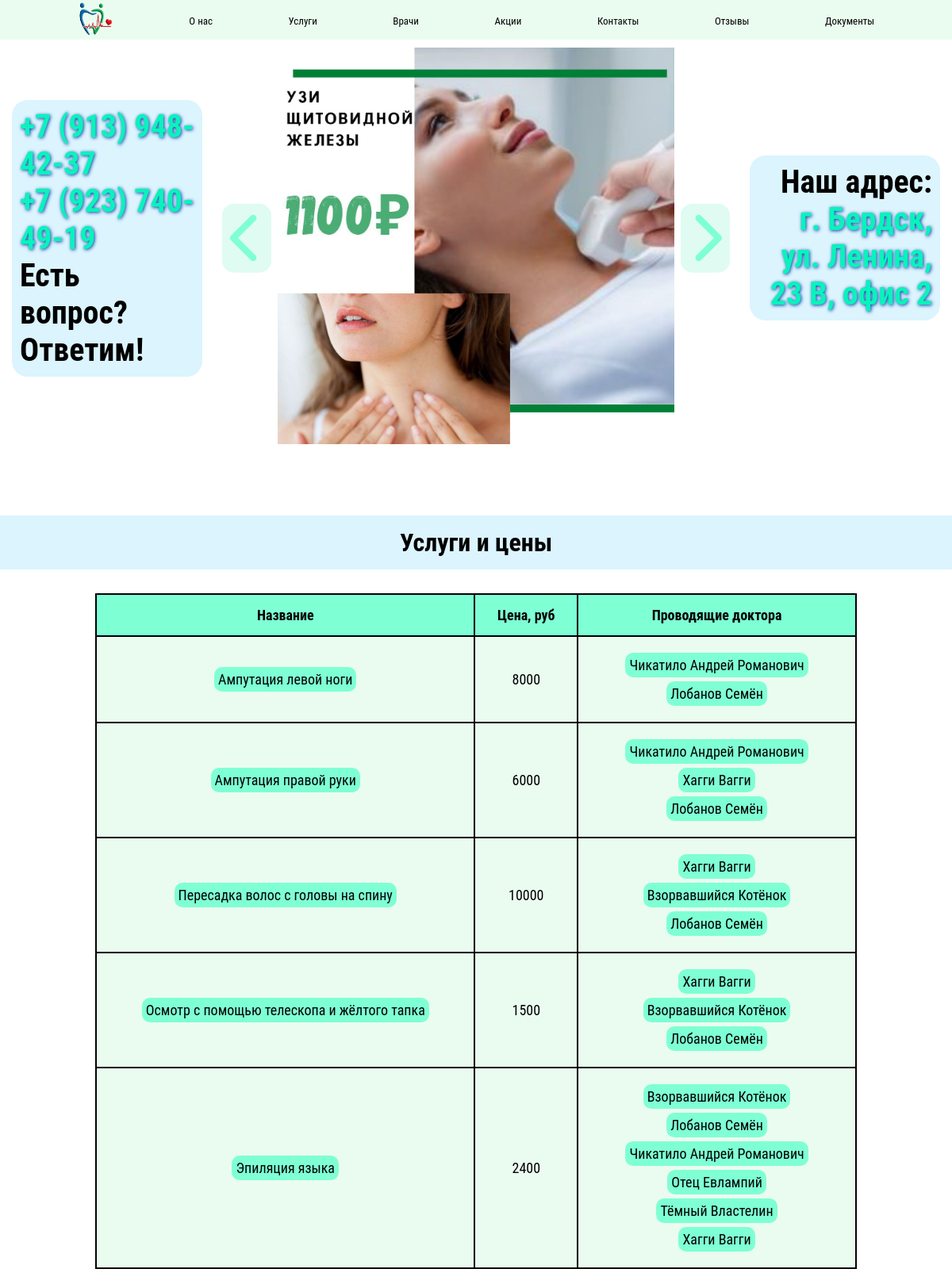
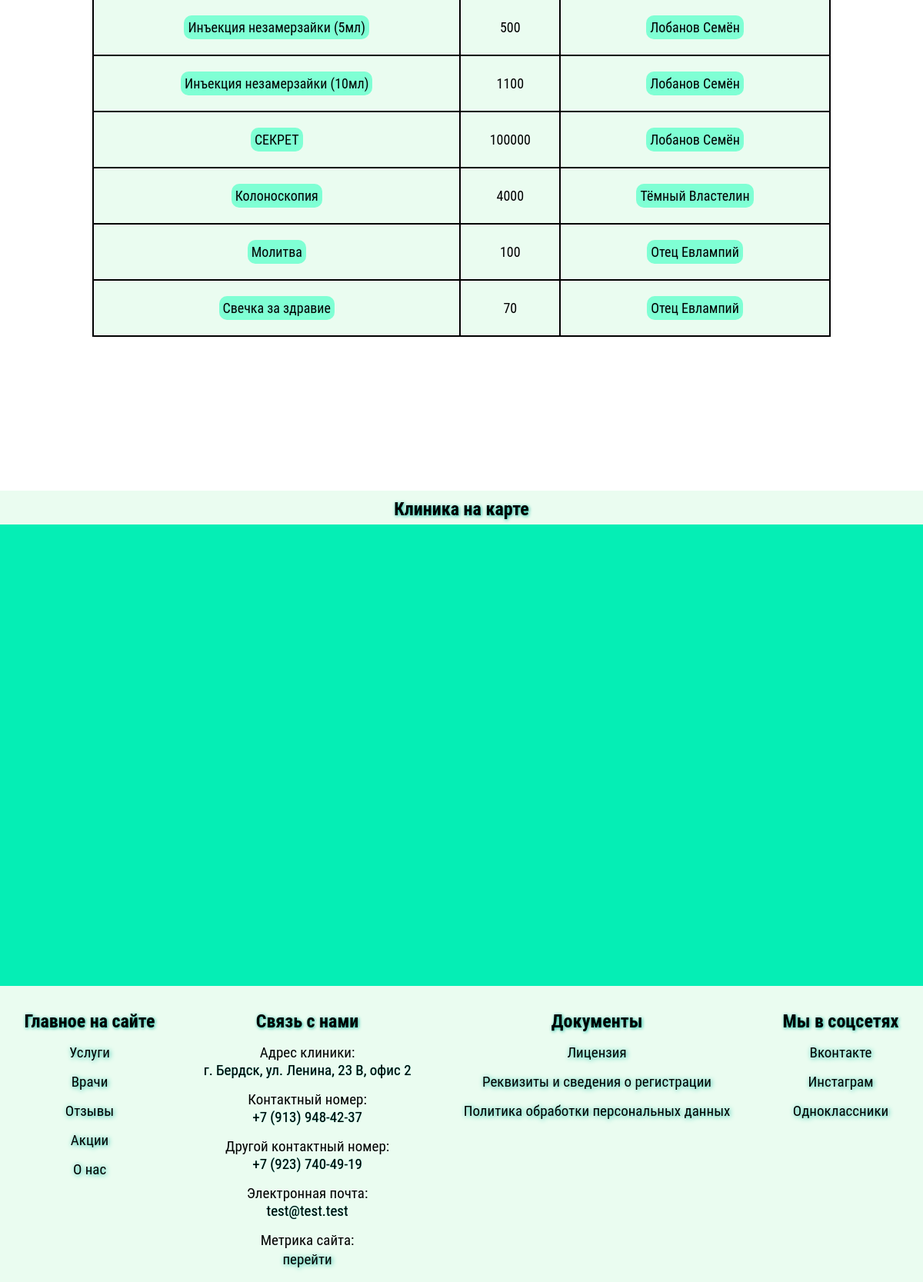
The page /услуги (upper part) on the database its author committed (2 pictures, top to bottom).
### main/models.py (models this page shows, shortened)
class CarouselPicture(models.Model):
    picture = models.FileField(upload_to='carousel_pictures', verbose_name='Изображение')
    description = models.CharField('Короткое описание', max_length=150)
    class Meta:
        verbose_name = 'Изображение для слайд-шоу'
        verbose_name_plural = 'Изображения для слайд-шоу'

class Service(models.Model):
    name = models.CharField('Название процедуры', max_length=300)
    price = models.IntegerField('Цена, руб.')
    slug = models.SlugField('Ссылка, которая будет вести к услуге. Это поле заполняется само, не нужно его трогать. Вписав сюда что-то, вы ничего не испортите, но и лучше от этого не станет.', blank=True, allow_unicode=True)
    def get_absolute_url(self):
        return reverse('service', kwargs={'service_slug': self.slug})
    class Meta:
        verbose_name = 'Услуга'
        verbose_name_plural = 'Услуги'

class Doctor(models.Model):
    name = models.CharField('Фамилия, имя и отчество врача', max_length=150, unique=True)
    picture = models.FileField('Фото врача', upload_to='doctors_pictures/%Y/%m/%d')
    speciality = models.CharField('Специализация', max_length=300)
    experience = models.CharField('Стаж работы', max_length=100)
    education = models.TextField('Образование')
    additional_qualification = models.TextField('Повышение квалификации', blank=True)
    services = models.ManyToManyField(Service, verbose_name='Услуги')
    slug = models.SlugField('Ссылка, которая будет вести к врачу. Это поле заполняется само, не нужно его трогать. Вписав сюда что-то, вы ничего не испортите, но и лучше от этого не станет.', blank=True, allow_unicode=True)
    def get_absolute_url(self):
        return reverse('doctor', kwargs={'name_slug': self.slug})
    class Meta:
        verbose_name = 'Врач'
        verbose_name_plural = 'Врачи'

### main/templatetags/main_tags.py (called while the page is built)
@register.inclusion_tag('main/carousel-ul.html')
def get_carousel_list():
    images = CarouselPicture.objects.all()
    slides_dict = {}
    inactive_list_items = []
    for index in range(len(images)):
        if index == 0:
            slides_dict['active_slide'] = images[index]
        else:
            inactive_list_items.append(images[index])
    slides_dict['inactive_slides'] = inactive_list_items
    return {'slides_dict': slides_dict}

### main/views.py (called while the page is built)
def services(request):
    our_services = Service.objects.all()
    context = {
        'title': 'ЭМР - услуги',
        'services': our_services,
        'yandex_map_apikey': config('YANDEX_MAP_APIKEY')
    }
    return render(request, 'main/services.html', context=context)

### main/templates/main/services.html (shortened to what this page needs)
{% extends 'main/base.html' %}
{% block content %}
    <h1 class="main-header">Услуги и цены</h1>
    {% if services %}
        <table class="services-table">
        <tr>
            <th class="services-th">Название</th>
            <th class="services-th">Цена, руб</th>
            <th class="services-th"><a class="services-table-link" href="{% url 'doctors' %}">Проводящие доктора</a></th>
        </tr>
            {% for service in services %}
                <tr>
                <td class="services-td"><div class="table-button-mobile"><p><a class="services-table-link" href="{{ service.get_absolute_url }}">{{ service.name }}</a></p></div></td>
                <td class="services-td"><p>{{ service.price }}</p></td>
                <td class="services-td"><ul style="list-style: none">
                {% for doctor in service.doctor_set.all %}
                    <li class="list-item-mobile"><div class="table-button-mobile"><p><a class="services-table-link" href="{{ doctor.get_absolute_url }}">{{ doctor.name }}</a></p></div></li>
                {% endfor %}</ul></td></tr>
            {% endfor %}
        </table>
    {% else %}
        <p>Услуги временно не оказываются</p>
    {% endif %}
{% endblock %}

### main/templates/main/carousel-ul.html (shortened to what this page needs)
<ul data-slides>
    <li class="slide" data-active><img src="{{ slides_dict.active_slide.picture.url }}" alt="{{ slides_dict.active_slide.picture.description }}"></li>
</ul>

### main/static/main/css/carousel-desktop.css (style rules this page uses)
.carousel ul { padding: 0; margin: 0; list-style: none; }
.slide { position: absolute; inset: 0; opacity: 0; transition: 400ms opacity ease-in-out; transition-delay: 400ms; }
.slide[data-active] { opacity: 1; transition-delay: 0ms; z-index: 1; }
.slide img { display: block; width: 100%; height: auto; object-position: center; object-fit: cover; margin-top: 10px; margin-bottom: 20px; }

### main/static/main/css/tables-desktop.css (style rules this page uses)
.services-table { background-color: black; right: 10%; width: 80%; position: relative; left: 10%; font-size: 18px; }
.services-table-link { text-decoration: none; color: black; background-color: aquamarine; padding: 5px; border-radius: 10px; transition: all 0.3s linear; }
.services-th { background-color: aquamarine; padding: 15px; transition: all 0.3s linear; border-radius: 0 !important; }
.services-td { background-color: #eafcf0; padding: 10px; }
.services-td li { margin: 15px; }

### main/static/main/css/other.css (style rules this page uses)
* { padding: 0; margin: 0; font-family: 'Roboto Condensed', sans-serif; box-sizing: border-box; }
*::before, *::after { box-sizing: border-box; }
body, html { overflow-x: hidden; }
.main-header { padding: 15px; width: 100%; background-color: #dbf4fd; margin-bottom: 30px; }

### rows shown on the page
CarouselPicture: active_slide.picture (picture)
Service: name "Ампутация левой ноги", price "8000"
Doctor: name "Чикатило Андрей Романович"
Doctor: name "Лобанов Семён"
Service: name "Ампутация правой руки", price "6000"
Doctor: name "Хагги Вагги"
Service: name "Пересадка волос с головы на спину", price "10000"
Doctor: name "Взорвавшийся Котёнок"
Service: name "Осмотр с помощью телескопа и жёлтого тапка", price "1500"
Service: name "Эпиляция языка", price "2400"
Doctor: name "Отец Евлампий"
Doctor: name "Тёмный Властелин"
Service: name "Инъекция незамерзайки (5мл)", price "500"
Service: name "Инъекция незамерзайки (10мл)", price "1100"
Service: name "СЕКРЕТ", price "100000"
Service: name "Колоноскопия", price "4000"
Service: name "Молитва", price "100"
Service: name "Свечка за здравие", price "70"
